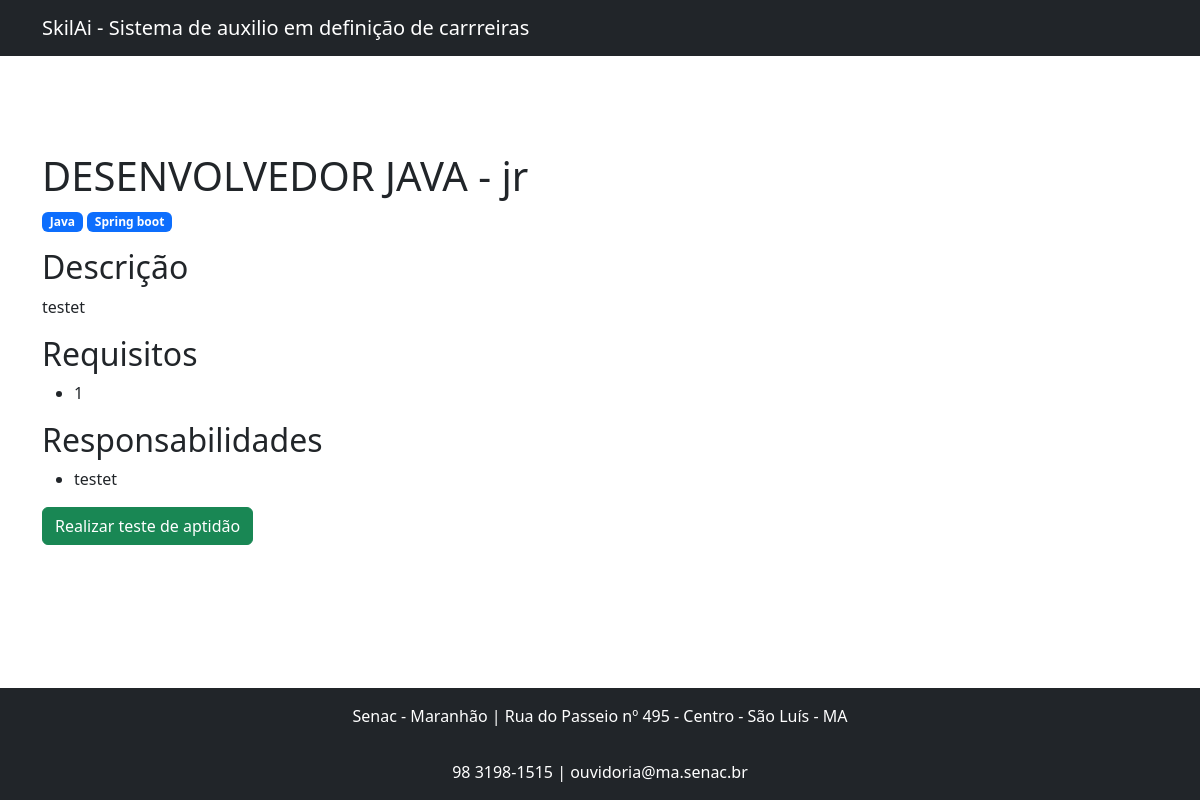
The app's page /jobs/2/ with its own data.
### jobs/models.py (models this page shows, shortened)
class Job(models.Model):
    LEVEL_CHOICES = (
        ('ba', 'Básico'),
        ('in', 'Intermediário'),
        ('av', 'Avançado'),
    )
    title = models.CharField(max_length=100,verbose_name='Título do curso')
    description = models.TextField(verbose_name='Descrição do curso')
    requirements = models.TextField(verbose_name='Pré-requisito do curso')
    responsibilities = models.TextField(verbose_name='Responsabilidades')
    level = models.CharField(max_length=2, choices=LEVEL_CHOICES, verbose_name='Nivel')
    skills = models.ManyToManyField("jobs.Skill", related_name="jobs",verbose_name='Skills necessárias')
    def requirements_list(self):
        return self.requirements.split("\n")
    def responsibilities_list(self):
        return self.responsibilities.split("\n")

class Skill(models.Model):
    title = models.CharField(max_length=100, unique=True, blank=False, null=False)

### jobs/views.py (the view)
# urls.py: path('<int:pk>/',details_job,name='details')
def details_job(request,pk):
    job = get_object_or_404(Job,pk=pk)
    return render(
        request,
        "jobs/details.html",
        {
            "page_title": job.title,
            "job":job
        }
    )

### jobs/templates/jobs/details.html (shortened to what this page needs)
{% extends 'bases/base.html' %}
{% block 'body' %}
    <section class="py-5 ">
        <h1>{{ page_title }} - {{ job.get_level_display }}</h1>
        <div>
            {% for skill in job.skills.all %}
                <span class="badge text-bg-primary">{{ skill.title }}</span>
             {% endfor %}
        </div>
        <h2 class="mt-3"> Descrição </h2>
        <p>{{job.description|linebreaksbr}}</p>
        <h2 class="mt-3"> Requisitos </h2>
        <ul>
            {% for requirement in job.requirements_list %}
                <li>{{requirement}}</li>
            {% endfor %}
        </ul>
        <h2 class="mt-3"> Responsabilidades </h2>
        <ul>
            {% for responsibilite in job.responsibilities_list %}
                <li>{{responsibilite}}</li>
            {% endfor %}
        </ul>
        <form action="{% url 'interviews:create' job_pk=job.pk %}" method="POST">
            <button type="submit" class="btn btn-success"> Realizar teste de aptidão </button>
        </form>
    </section>
{% endblock %}

### records on screen
Job: title "DESENVOLVEDOR JAVA", level "jr", description "testet", responsibilities_list "testet"
Skill: title "Java"
Skill: title "Spring boot"

### other values on screen
{{ requirement }} "1"
